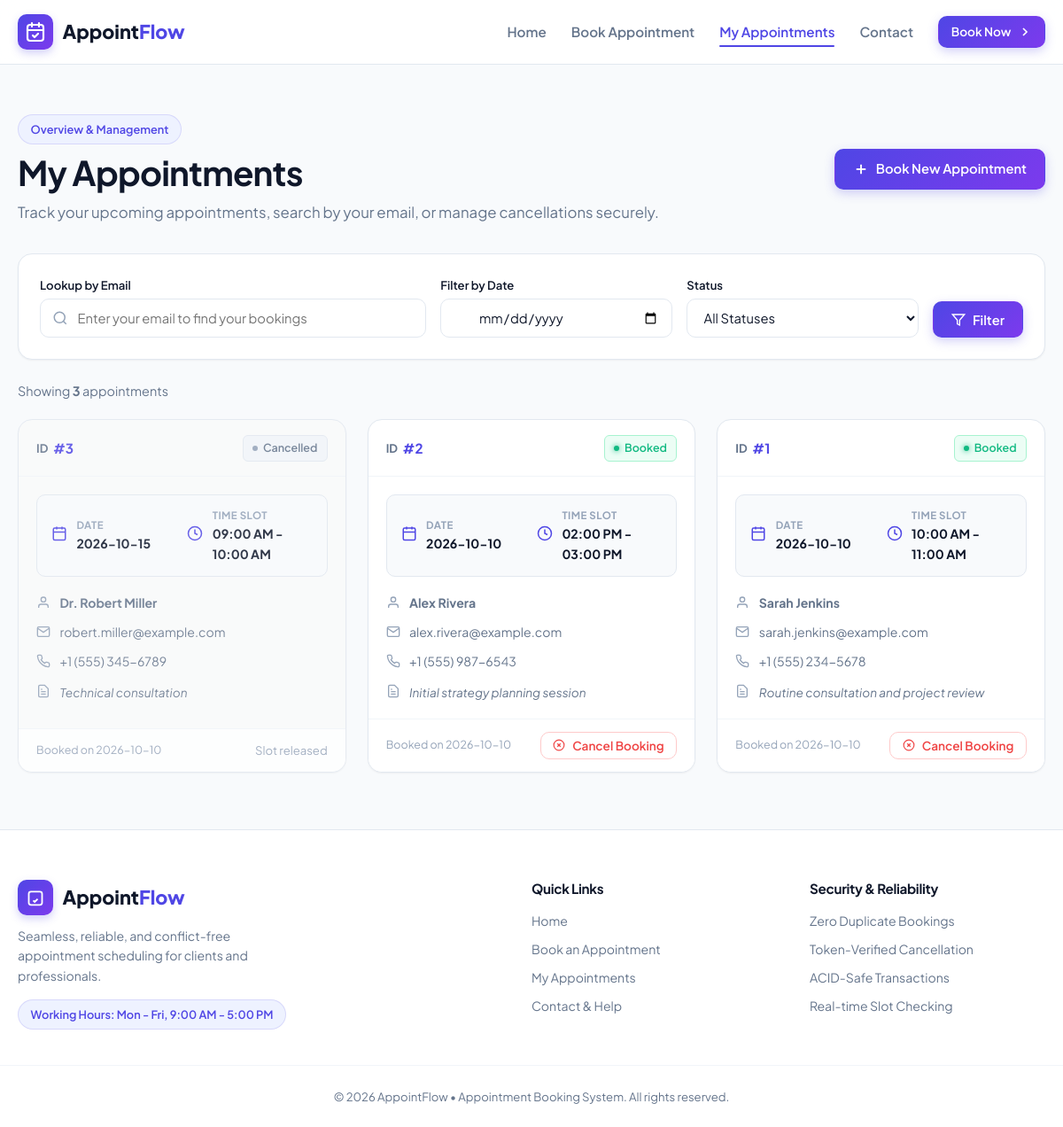
The app's page /appointments with its own data.
### tables this page shows
CREATE TABLE appointments (
                    id INTEGER PRIMARY KEY AUTOINCREMENT,
                    full_name TEXT NOT NULL,
                    email TEXT NOT NULL,
                    phone TEXT NOT NULL,
                    appointment_date TEXT NOT NULL,
                    time_slot TEXT NOT NULL,
                    reason TEXT NOT NULL,
                    status TEXT NOT NULL DEFAULT 'Booked' CHECK(status IN ('Booked', 'Cancelled')),
                    cancellation_token_hash TEXT NOT NULL,
                    created_at TIMESTAMP DEFAULT CURRENT_TIMESTAMP
                );

### app.py (the view)
@app.route("/appointments", methods=["GET"])
def appointments():
    search_email = request.args.get("email", "").strip()
    filter_date = request.args.get("date", "").strip()
    filter_status = request.args.get("status", "All").strip()
    highlight_id = request.args.get("new_id", type=int)
    cancellation_token = request.args.get("token", "").strip()
    appointment_list = get_appointments(
        email=search_email if search_email else None,
        appointment_date=filter_date if filter_date else None,
        status=filter_status if filter_status != "All" else None
    )
    if request.headers.get("Accept") == "application/json" or request.args.get("format") == "json":
        return jsonify({
            "appointments": appointment_list,
            "count": len(appointment_list)
        })
    return render_template(
        "appointments.html",
        appointments=appointment_list,
        search_email=search_email,
        filter_date=filter_date,
        filter_status=filter_status,
        highlight_id=highlight_id,
        cancellation_token=cancellation_token
    )

### database.py (called while the page is built)
def get_db_path():
    return os.environ.get("APPOINTMENTS_DB_PATH", DEFAULT_DB_PATH)

def get_db_connection():
    db_path = get_db_path()
    conn = sqlite3.connect(db_path, timeout=10.0)
    conn.row_factory = sqlite3.Row
    conn.execute("PRAGMA foreign_keys = ON")
    return conn

### templates/appointments.html (shortened to what this page needs)
{% extends "base.html" %}
{% block content %}
<div class="appointments-page-container container">
    <div class="page-header-row">
        <div>
            <span class="badge-pill">Overview &amp; Management</span>
            <h1 class="page-title">My Appointments</h1>
            <p class="page-subtitle">Track your upcoming appointments, search by your email, or manage cancellations securely.</p>
        </div>
        <div class="header-action">
            <a href="{{ url_for('book') }}" class="btn btn-primary">
                <svg width="18" height="18" viewBox="0 0 24 24" fill="none" stroke="currentColor" stroke-width="2.5"><line x1="12" y1="5" x2="12" y2="19"></line><line x1="5" y1="12" x2="19" y2="12"></line></svg>
                <span>Book New Appointment</span>
            </a>
        </div>
    </div>
    <div class="card filter-card">
        <div class="card-body">
            <form id="filterForm" method="GET" action="{{ url_for('appointments') }}" class="filter-form-grid">
                <div class="filter-item">
                    <label for="filterEmail" class="filter-label">Lookup by Email</label>
                    <div class="input-with-icon">
                        <input
                            type="email"
                            id="filterEmail"
                            name="email"
                            class="form-control"
                            placeholder="Enter your email to find your bookings"
                            value="{{ search_email or '' }}"
                        >
                        <span class="input-icon">
                        </span>
                    </div>
                </div>
                <div class="filter-item">
                    <label for="filterDate" class="filter-label">Filter by Date</label>
                    <input
                        type="date"
                        id="filterDate"
                        name="date"
                        class="form-control"
                        value="{{ filter_date or '' }}"
                    >
                </div>
                <div class="filter-item">
                    <label for="filterStatus" class="filter-label">Status</label>
                    <select id="filterStatus" name="status" class="form-control">
                        <option value="All" {% if filter_status == 'All' %}selected{% endif %}>All Statuses</option>
                    </select>
                </div>
                <div class="filter-actions-group">
                    <button type="submit" class="btn btn-primary">
                        <svg width="16" height="16" viewBox="0 0 24 24" fill="none" stroke="currentColor" stroke-width="2"><polygon points="22 3 2 3 10 12.46 10 19 14 21 14 12.46 22 3"></polygon></svg>
                        <span>Filter</span>
                    </button>
                </div>
            </form>
        </div>
    </div>
    <div class="results-meta-bar">
        <div class="results-count">
            Showing <strong>{{ appointments|length }}</strong> appointment{{ 's' if appointments|length != 1 else '' }}
        </div>
    </div>
    {% if appointments %}
        <div class="appointments-grid" id="appointmentsGrid">
            {% for appt in appointments %}
                <div class="card appointment-card {% if appt.id == highlight_id %}highlighted-card{% endif %} {% if appt.status == 'Cancelled' %}cancelled-card{% endif %}" id="appt-card-{{ appt.id }}">
                    <div class="appt-card-header">
                        <div class="appt-id-badge">
                            <span class="appt-id-label">ID</span>
                            <span class="appt-id-number">#{{ appt.id }}</span>
                        </div>
                        <div class="appt-status">
                            {% if appt.status == 'Booked' %}
                                <span class="badge badge-success">
                                    <span class="status-dot-active"></span> Booked
                                </span>
                            {% else %}
                                <span class="badge badge-neutral">
                                    <span class="status-dot-cancelled"></span> Cancelled
                                </span>
                            {% endif %}
                        </div>
                    </div>
                    <div class="appt-card-body">
                        <div class="appt-datetime-block">
                            <div class="appt-datetime-item">
                                <span class="icon-calendar">
                                    <svg width="18" height="18" viewBox="0 0 24 24" fill="none" stroke="currentColor" stroke-width="2"><rect x="3" y="4" width="18" height="18" rx="2" ry="2"></rect><line x1="16" y1="2" x2="16" y2="6"></line><line x1="8" y1="2" x2="8" y2="6"></line><line x1="3" y1="10" x2="21" y2="10"></line></svg>
                                </span>
                                <div>
                                    <div class="appt-date-label">Date</div>
                                    <div class="appt-date-val">{{ appt.appointment_date }}</div>
                                </div>
                            </div>
                            <div class="appt-datetime-item">
                                <span class="icon-clock">
                                    <svg width="18" height="18" viewBox="0 0 24 24" fill="none" stroke="currentColor" stroke-width="2"><circle cx="12" cy="12" r="10"></circle><polyline points="12 6 12 12 16 14"></polyline></svg>
                                </span>
                                <div>
                                    <div class="appt-date-label">Time Slot</div>
                                    <div class="appt-slot-val">{{ appt.time_slot }}</div>
                                </div>
                            </div>
                        </div>
                        <div class="appt-client-details">
                            <div class="detail-row">
                                <span class="detail-icon">
                                    <svg width="16" height="16" viewBox="0 0 24 24" fill="none" stroke="currentColor" stroke-width="2"><path d="M20 21v-2a4 4 0 0 0-4-4H8a4 4 0 0 0-4 4v2"></path><circle cx="12" cy="7" r="4"></circle></svg>
                                </span>
                                <strong class="detail-text">{{ appt.full_name }}</strong>
                            </div>
                            <div class="detail-row">
                                <span class="detail-icon">
                                    <svg width="16" height="16" viewBox="0 0 24 24" fill="none" stroke="currentColor" stroke-width="2"><path d="M4 4h16c1.1 0 2 .9 2 2v12c0 1.1-.9 2-2 2H4c-1.1 0-2-.9-2-2V6c0-1.1.9-2 2-2z"></path><polyline points="22,6 12,13 2,6"></polyline></svg>
                                </span>
                                <span class="detail-text">{{ appt.email }}</span>
                            </div>
                            <div class="detail-row">
                                <span class="detail-icon">
                                </span>
                                <span class="detail-text">{{ appt.phone }}</span>
                            </div>
                            <div class="detail-row reason-row">
                                <span class="detail-icon">
                                    <svg width="16" height="16" viewBox="0 0 24 24" fill="none" stroke="currentColor" stroke-width="2"><path d="M14 2H6a2 2 0 0 0-2 2v16a2 2 0 0 0 2 2h12a2 2 0 0 0 2-2V8z"></path><line x1="16" y1="13" x2="8" y2="13"></line><line x1="16" y1="17" x2="8" y2="17"></line><polyline points="10 9 9 9 8 9"></polyline></svg>
                                </span>
                                <span class="detail-text reason-text">{{ appt.reason }}</span>
                            </div>
                        </div>
                    </div>
                    <div class="appt-card-footer">
                        <span class="appt-created-time">Booked on {{ appt.created_at[:10] }}</span>
                        {% if appt.status == 'Booked' %}
                            <button
                                type="button"
                                class="btn btn-outline-danger btn-sm cancel-trigger-btn"
                                data-id="{{ appt.id }}"
                                data-name="{{ appt.full_name }}"
                                data-date="{{ appt.appointment_date }}"
                                data-time="{{ appt.time_slot }}"
                                data-token="{{ cancellation_token if appt.id == highlight_id else '' }}"
                            >
                                <svg width="14" height="14" viewBox="0 0 24 24" fill="none" stroke="currentColor" stroke-width="2"><circle cx="12" cy="12" r="10"></circle><line x1="15" y1="9" x2="9" y2="15"></line><line x1="9" y1="9" x2="15" y2="15"></line></svg>
                                <span>Cancel Booking</span>
                            </button>
                        {% else %}
                            <span class="text-muted-small">Slot released</span>
                        {% endif %}
                    </div>
                </div>
            {% endfor %}
        </div>
    {% endif %}
</div>
{% endblock %}

### templates/base.html (shortened to what this page needs)
<!DOCTYPE html>
<html lang="en">
<head>
    <link rel="stylesheet" href="{{ url_for('static', filename='css/style.css') }}">
</head>
<body>
    <header class="navbar-wrapper">
        <nav class="navbar container" aria-label="Main Navigation">
            <a href="{{ url_for('index') }}" class="brand-logo" aria-label="Appointment System Home">
                <span class="logo-icon">
                </span>
                <span class="logo-text">Appoint<span>Flow</span></span>
            </a>
            <ul class="nav-links" id="navLinks">
                <li>
                    <a href="{{ url_for('index') }}" class="nav-link {% if request.endpoint == 'index' %}active{% endif %}">
                        Home
                    </a>
                </li>
                <li>
                    <a href="{{ url_for('book') }}" class="nav-link {% if request.endpoint == 'book' %}active{% endif %}">
                        Book Appointment
                    </a>
                </li>
                <li>
                    <a href="{{ url_for('appointments') }}" class="nav-link {% if request.endpoint == 'appointments' %}active{% endif %}">
                        My Appointments
                    </a>
                </li>
                <li>
                    <a href="{{ url_for('contact') }}" class="nav-link {% if request.endpoint == 'contact' %}active{% endif %}">
                        Contact
                    </a>
                </li>
                <li class="nav-cta-item">
                    <a href="{{ url_for('book') }}" class="btn btn-primary btn-sm">
                        <span>Book Now</span>
                        <svg width="16" height="16" viewBox="0 0 24 24" fill="none" stroke="currentColor" stroke-width="2.5"><polyline points="9 18 15 12 9 6"></polyline></svg>
                    </a>
                </li>
            </ul>
        </nav>
    </header>
    <main class="main-content" id="mainContent">
        {% if error_title %}
            <div class="container error-container">
                <div class="error-card">
                    <h1>{{ error_title }}</h1>
                    <p>{{ error_msg }}</p>
                    <a href="{{ url_for('index') }}" class="btn btn-primary">Return to Home</a>
                </div>
            </div>
        {% else %}
            {% block content %}{% endblock %}
        {% endif %}
    </main>
    <footer class="app-footer">
        <div class="container footer-grid">
            <div class="footer-col brand-col">
                <div class="brand-logo">
                    <span class="logo-icon">
                        <svg width="20" height="20" viewBox="0 0 24 24" fill="none" stroke="currentColor" stroke-width="2.2"><rect x="3" y="4" width="18" height="18" rx="3" ry="3"></rect><polyline points="9 16 11 18 15 14"></polyline></svg>
                    </span>
                    <span class="logo-text">Appoint<span>Flow</span></span>
                </div>
                <p class="footer-tagline">Seamless, reliable, and conflict-free appointment scheduling for clients and professionals.</p>
                <div class="badge-pill">Working Hours: Mon - Fri, 9:00 AM - 5:00 PM</div>
            </div>
            <div class="footer-col">
                <h4 class="footer-heading">Quick Links</h4>
                <ul class="footer-links">
                    <li><a href="{{ url_for('index') }}">Home</a></li>
                    <li><a href="{{ url_for('book') }}">Book an Appointment</a></li>
                    <li><a href="{{ url_for('appointments') }}">My Appointments</a></li>
                    <li><a href="{{ url_for('contact') }}">Contact & Help</a></li>
                </ul>
            </div>
            <div class="footer-col">
                <h4 class="footer-heading">Security & Reliability</h4>
                <ul class="footer-links">
                    <li><span>Zero Duplicate Bookings</span></li>
                    <li><span>Token-Verified Cancellation</span></li>
                    <li><span>ACID-Safe Transactions</span></li>
                    <li><span>Real-time Slot Checking</span></li>
                </ul>
            </div>
        </div>
        <div class="footer-bottom container">
            <p>&copy; 2026 AppointFlow &bull; Appointment Booking System. All rights reserved.</p>
        </div>
    </footer>
</body>
</html>

### records on screen
appointments: id "3", status "Cancelled" (drawn), appointment_date "2026-10-15", time_slot "09:00 AM - 10:00 AM", full_name "Dr. Robert Miller", email "robert.miller@example.com", phone "+1 (555) 345-6789", reason "Technical consultation", created_at "2026-10-10"
appointments: id "2", status "Booked" (drawn), appointment_date "2026-10-10", time_slot "02:00 PM - 03:00 PM", full_name "Alex Rivera", email "alex.rivera@example.com", phone "+1 (555) 987-6543", reason "Initial strategy planning session", created_at "2026-10-10"
appointments: id "1", status "Booked" (drawn), appointment_date "2026-10-10", time_slot "10:00 AM - 11:00 AM", full_name "Sarah Jenkins", email "sarah.jenkins@example.com", phone "+1 (555) 234-5678", reason "Routine consultation and project review", created_at "2026-10-10"

### other values on screen
{{ appointments|length }} "3"
{{ 's' if appointments|length != 1 else '' }} "s"
